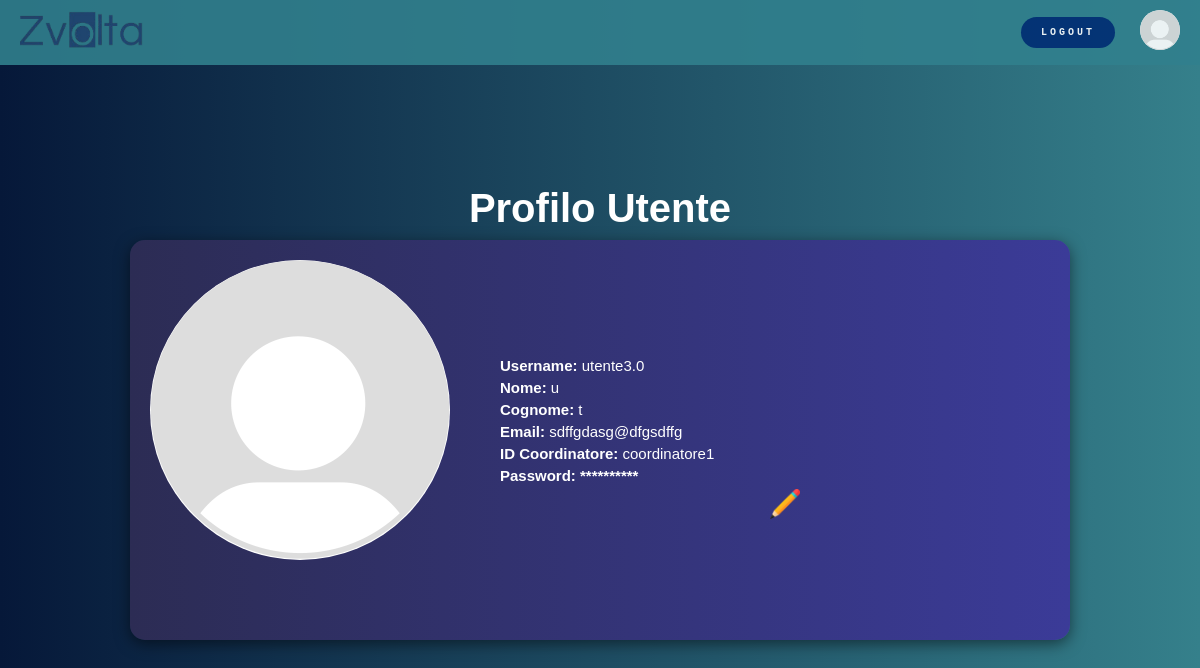
Before: /coordinatore/pagine/visUtente.php (signed in) with the older database file.
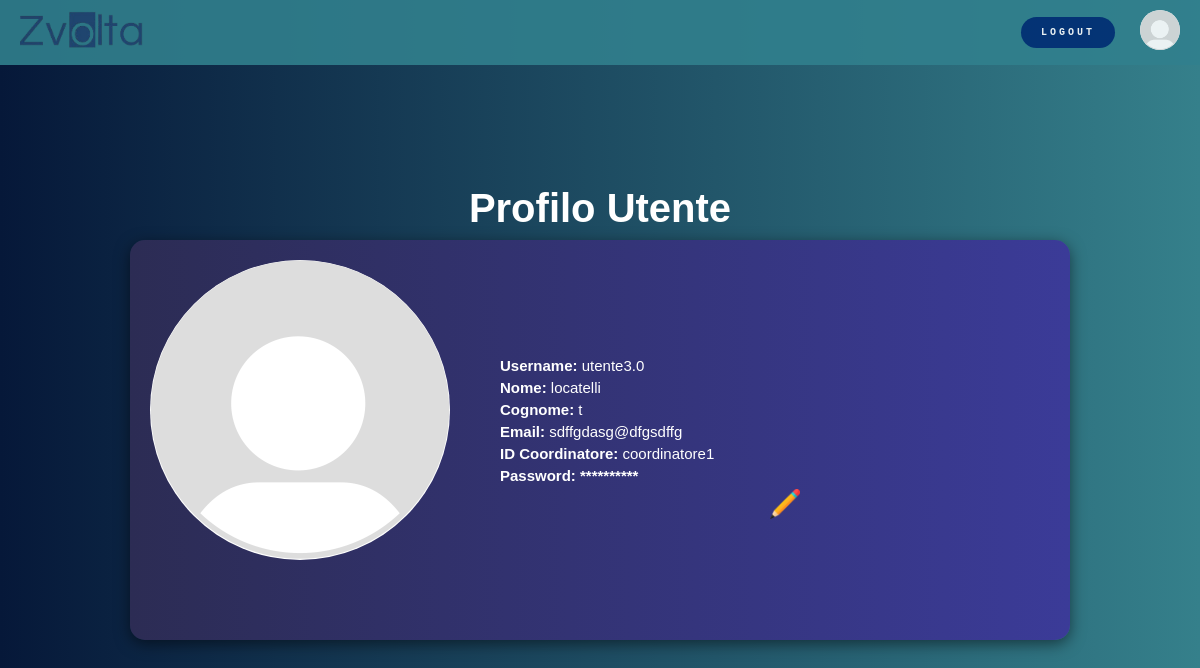
After: the same page with the newer database file.
### tables this page shows
CREATE TABLE `utente` (
  `nome_utente` varchar(30) NOT NULL,
  `password_utente` varchar(255) DEFAULT NULL,
  `mail_utente` varchar(30) NOT NULL,
  `cognome_utente` varchar(30) NOT NULL,
  `telefono_utente` int(10) NOT NULL,
  `ruolo_utente` varchar(30) NOT NULL,
  `username` varchar(20) NOT NULL,
  `ID_coordinatore` varchar(30) DEFAULT NULL
);

### coordinatore/pagine/visUtente.php (the view, shortened to what this page needs)
<?php
include '../pagine/connessione.php';
$isLoggedIn = isset($_SESSION['username']);
$username = $_SESSION['username'];
$query = "SELECT username, nome_utente, cognome_utente, mail_utente, ID_coordinatore, ruolo_utente, password_utente FROM utente WHERE username = ?";
$stmt = $conn->prepare($query);
$stmt->bind_param("s", $username);
$stmt->execute();
$result = $stmt->get_result();
$userData = $result->fetch_assoc();
?>
<!DOCTYPE html>
<html lang="it">
<head>
    <link rel="stylesheet" href="visUtente.css">
</head>
<body>
    <header>
        <div class="top-bar">
            <div class="logo">
                <a href="../home.php">
                <img src="../extra/logo.png" alt="ZVOLTA Logo">
                </a>
            </div>
            <nav>
                <?php if ($isLoggedIn): ?>
                    <a href="../login/logout.php" class="login-button">LOGOUT</a>
                <?php else: ?>
                    <a href="../login/login.php" class="login-button">LOGIN</a>
                <?php endif; ?>
                <div class="user-icon">
                    <img src="../extra/placeholder.png" alt="Foto">
                </div>
            </nav>
        </div>
    </header>
    <h1>Profilo Utente</h1>
    <div class="user-data-container">
        <div class="user-data">
                <img src="../extra/placeholder.png" alt="Foto" style="
                        width: 300px;
                        height: 300px;
                        border-radius: 50%;
                        background: white;
                        "
                        >
            <div class="user-info">
                <p><strong>Username:</strong> <?php echo htmlspecialchars($userData['username']); ?></p>
                <p><strong>Nome:</strong> <?php echo htmlspecialchars($userData['nome_utente']); ?></p>
                <p><strong>Cognome:</strong> <?php echo htmlspecialchars($userData['cognome_utente']); ?></p>
                <p><strong>Email:</strong> <?php echo htmlspecialchars($userData['mail_utente']); ?></p>
                <?php if ($userData['ruolo_utente'] === 'utente_base'): ?>
                    <p><strong>ID Coordinatore:</strong> <?php echo htmlspecialchars($userData['ID_coordinatore']); ?></p>
                <?php endif; ?>
                <div class="matita">
                <p><strong>Password: **********</strong></p>
                    <img src="../images/pencil.png" onclick="togglePasswordForm()" style="width: 30px; height: auto; padding-left: 270px; margin-bottom:30px">
                </div>
            </div>
        </div>
    </div>
</body>
</html>

Changed rows visible on the page:
changed utente "utente3.0": nome_utente "u" → "locatelli"
